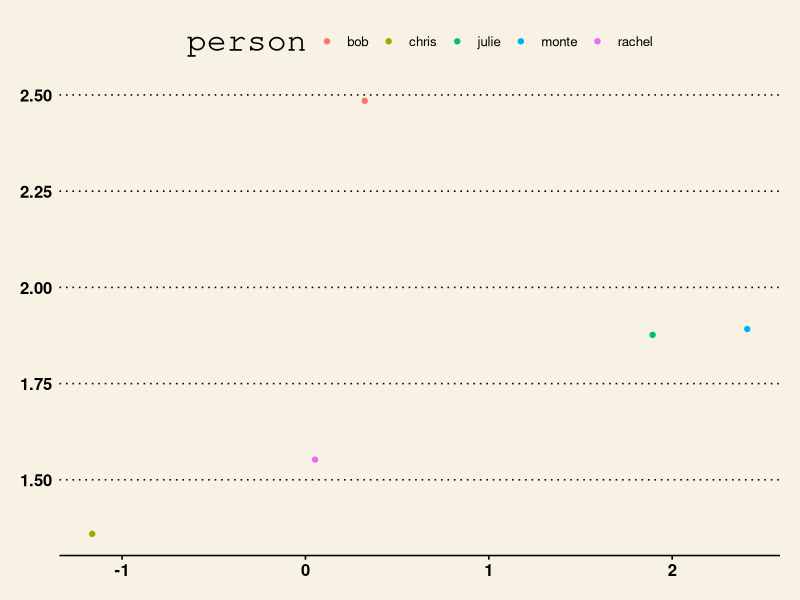
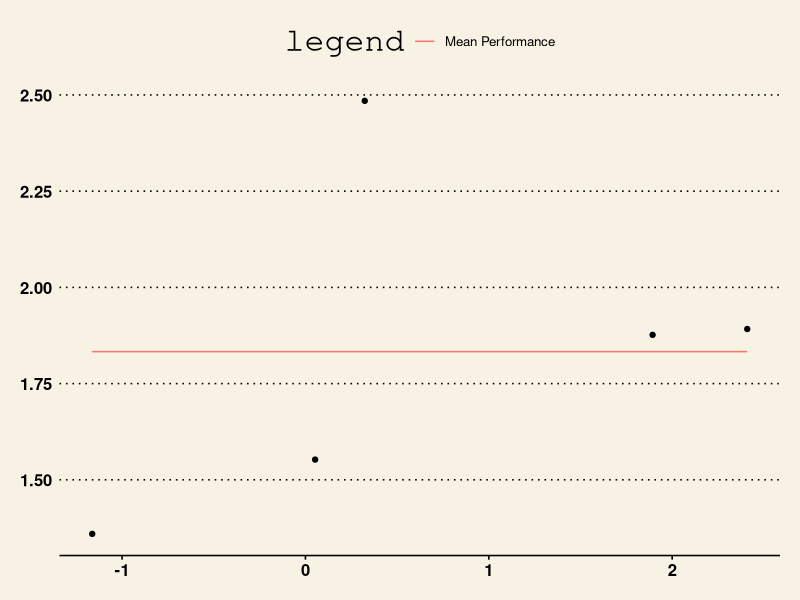
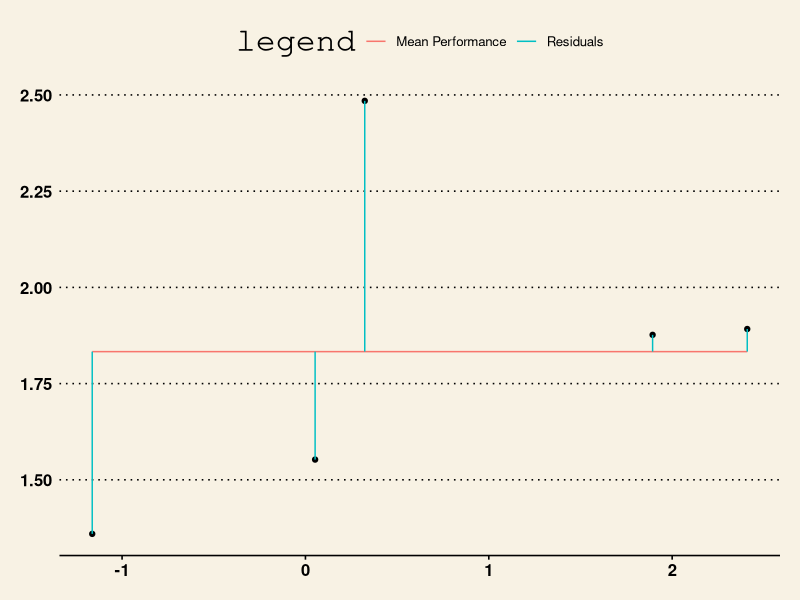
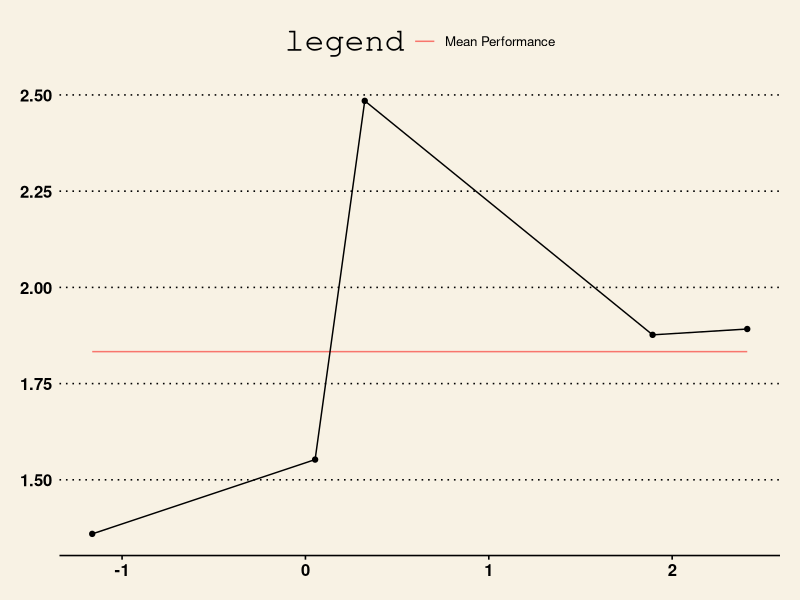
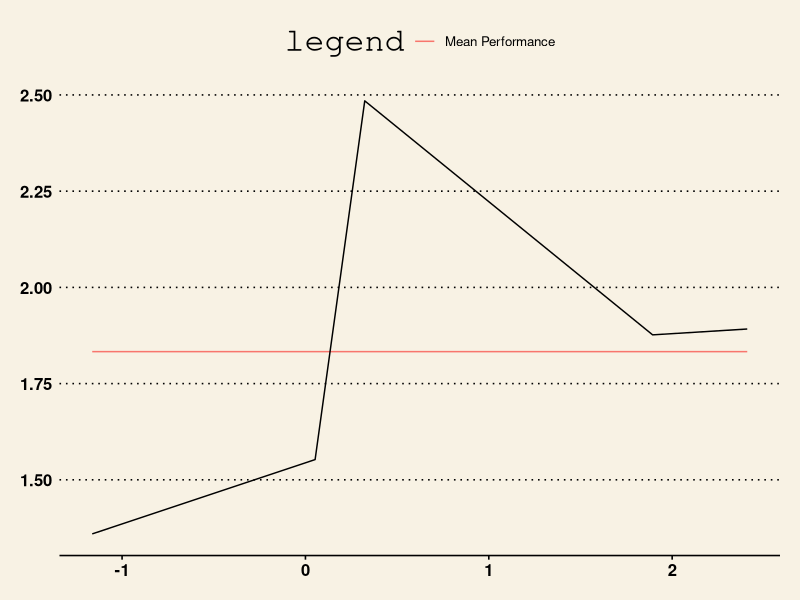
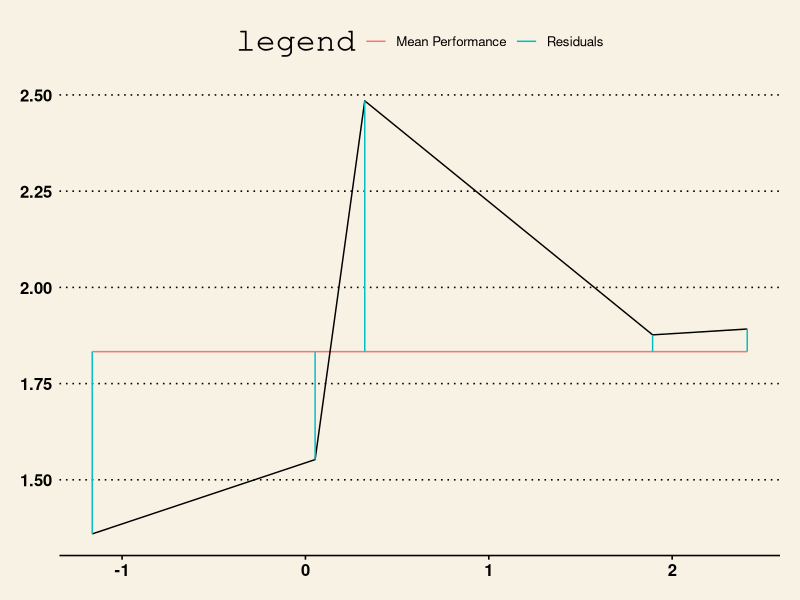

Generate these figures, in order, with R:
## ---- chunk 1
knitr::opts_chunk$set(echo = F, warning = F, message = F)
library(tidyverse)
library(ggplot2)
library(ggthemes)
## ---- chunk 2
set.seed(496)
no_df <- data.frame(
  'performance' = c(rnorm(5, 2, 1)),
  'ability' = c(rnorm(5, 1, 1)),
  'person' = c('chris', 'bob', 'julie', 'rachel', 'monte')
)

ggplot(no_df, aes(x = ability, y = performance, color = person)) + 
  theme_wsj() + 
  geom_point() 

## ---- chunk 3

mean_df <- no_df %>%
  mutate(mean_performance = mean(performance)) %>%
  mutate(legend = c('Mean Performance'))

ggplot() + 
  geom_point(data = no_df, aes(x = ability, y = performance)) + 
  geom_line(data = mean_df, aes(x = ability, y = mean_performance, color = legend)) + 
  theme_classic() + 
  theme(legend.title = element_blank()) + 
  theme_wsj()

## ---- chunk 4

mean_df <- mean_df %>%
  mutate('Residuals' = rep(NA, nrow(mean_df))) %>%
  mutate(resid_legend = rep('Residuals'))

ggplot(no_df, aes(x = ability, y = performance)) + 
  geom_point() + 
  geom_line(data = mean_df, aes(x = ability, y = mean_performance, color = legend)) + 
  theme_classic() + 
  theme(legend.title = element_blank()) + 
  geom_segment(data = mean_df, aes(xend = ability, yend = mean_performance, color = resid_legend)) + 
  theme_wsj()

## ---- chunk 5

ggplot(no_df, aes(x = ability, y = performance)) + 
  geom_point() + 
  geom_line(data = mean_df, aes(x = ability, y = mean_performance, color = legend)) + 
  theme_classic() + 
  theme(legend.title = element_blank()) + 
  geom_line() + 
  theme_wsj()


## ---- chunk 6

ggplot(no_df, aes(x = ability, y = performance)) + 
  geom_line(data = mean_df, aes(x = ability, y = mean_performance, color = legend)) + 
  theme_classic() + 
  theme(legend.title = element_blank()) + 
  geom_line() + 
  theme_wsj()

## ---- chunk 7

ggplot(no_df, aes(x = ability, y = performance)) + 
  geom_line(data = mean_df, aes(x = ability, y = mean_performance, color = legend)) + 
  theme_classic() + 
  theme(legend.title = element_blank()) + 
  geom_line() + 
  geom_segment(data = mean_df, aes(xend = ability, yend = mean_performance, color = resid_legend)) + 
  theme_wsj()



